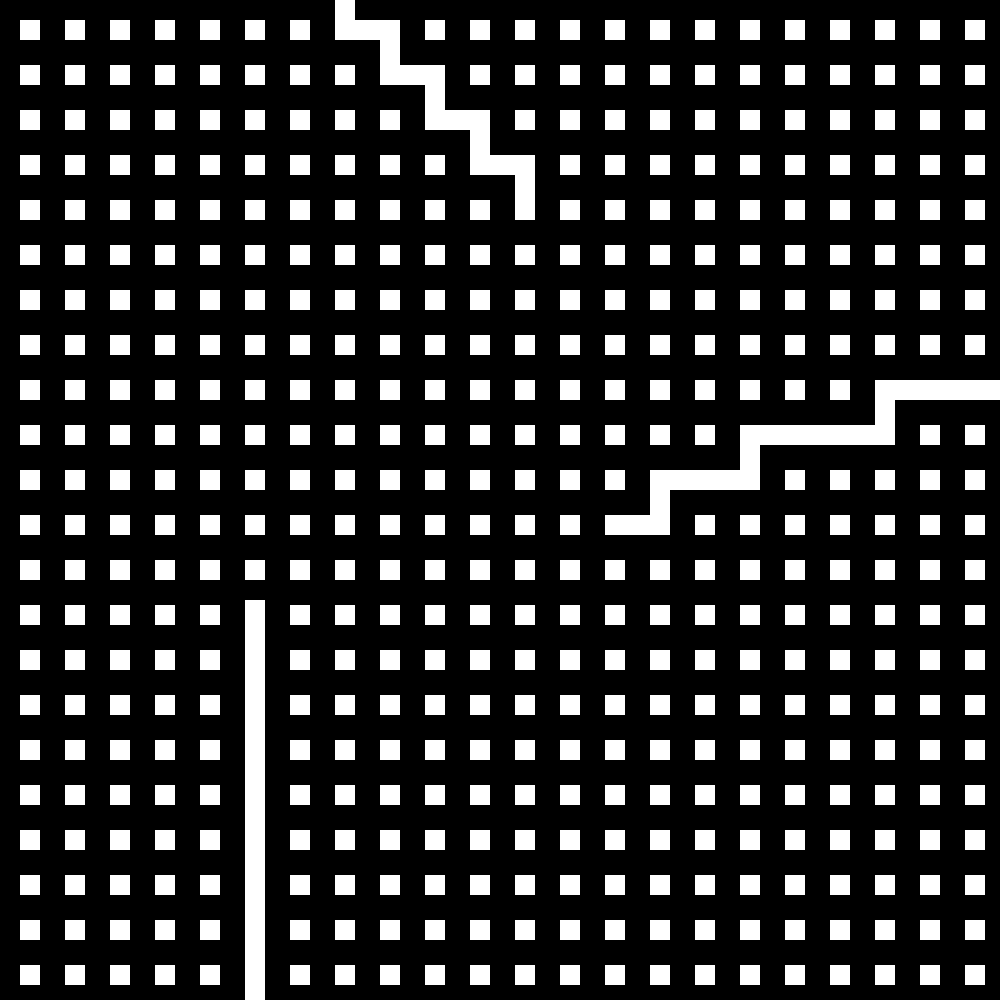
Frame 1 (no input)
Frame 60 (the mouse pressed at the canvas centre just before this capture): identical to frame 1, image omitted
Frame 120 (the mouse held since frame 60 and released just before this capture): identical to frame 1, image omitted

The Processing sketch that drew this single still picture (run headless with seeded random() and noise(); from frame 60 on, the mouse is pressed at the canvas centre):

// Processing sketch: sketch_0007e
// ── sketch_0007e.pde
int x1;


void setup() {
  size(1000, 1000);
  rectMode(CENTER);
  background(0);
  noStroke();
  // white background rects
  //22x22
  for (int i = 20; i < width; i += 45) {
    for (int j = 20; j < height; j += 45) {
      fill(255);
      rect(10 + i, 10 +j, 20, 20);
    }
  }
}


void draw() {

x1 = 90;

  rectMode(CORNER);
  //lines
  fill(255);


  //shape 1
  rect(425-x1, 0, 20, 40);
  rect(435-x1, 20, 40, 20);
  rect(470-x1, 30, 20, 40);
  rect(480-x1, 65, 40, 20);
  rect(515-x1, 70, 20, 40);
  rect(525-x1, 110, 40, 20);
  rect(560-x1, 120, 20, 40);
  rect(580-x1, 155, 40, 20);
  rect(605-x1, 165, 20, 40);
  
  // shape 2
  
  rect(245, 600, 20, 410);
  
  //shape 3
  rect(875, 380, 140, 20);
  rect(875, 390, 20, 40);
  rect(750, 425, 130, 20);
  rect(740, 430, 20, 40);
  rect(670, 470, 90, 20);
  rect(650, 475, 20, 40);
  rect(625, 515, 40, 20);
  
  
  
  //save("tiff/output/image###.tiff");
  //save("png/output/image###.png");
}
